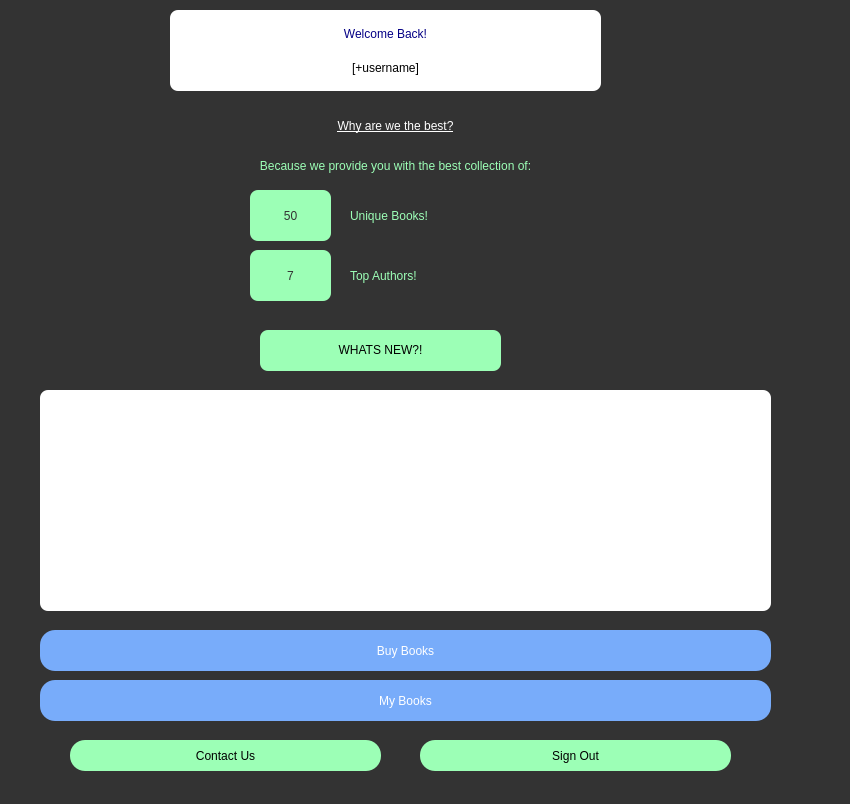
<?xml version="1.0" encoding="UTF-8"?>
<ui version="4.0">
 <class>customer_panel</class>
 <widget class="QDialog" name="customer_panel">
  <property name="geometry">
   <rect>
    <x>0</x>
    <y>0</y>
    <width>850</width>
    <height>804</height>
   </rect>
  </property>
  <property name="windowTitle">
   <string>Dialog</string>
  </property>
  <widget class="QFrame" name="frame_4">
   <property name="geometry">
    <rect>
     <x>-20</x>
     <y>-10</y>
     <width>911</width>
     <height>837</height>
    </rect>
   </property>
   <property name="styleSheet">
    <string notr="true">background-color: rgb(51, 51, 51);
</string>
   </property>
   <property name="frameShape">
    <enum>QFrame::StyledPanel</enum>
   </property>
   <property name="frameShadow">
    <enum>QFrame::Raised</enum>
   </property>
   <widget class="QFrame" name="frame_2">
    <property name="geometry">
     <rect>
      <x>190</x>
      <y>20</y>
      <width>431</width>
      <height>81</height>
     </rect>
    </property>
    <property name="styleSheet">
     <string notr="true">background: #ffffff;
border-radius: 8px;</string>
    </property>
    <property name="frameShape">
     <enum>QFrame::StyledPanel</enum>
    </property>
    <property name="frameShadow">
     <enum>QFrame::Raised</enum>
    </property>
    <layout class="QVBoxLayout" name="verticalLayout_15">
     <item>
      <widget class="QLabel" name="label_2">
       <property name="styleSheet">
        <string notr="true">color: rgb(4, 0, 133);
font: 19pt &quot;Lato&quot;;</string>
       </property>
       <property name="text">
        <string>Welcome Back!</string>
       </property>
       <property name="alignment">
        <set>Qt::AlignCenter</set>
       </property>
      </widget>
     </item>
     <item>
      <widget class="QLabel" name="username">
       <property name="styleSheet">
        <string notr="true">color: rgb(0,0,0);
font: 17pt &quot;Lato&quot;;</string>
       </property>
       <property name="text">
        <string>[+username]</string>
       </property>
       <property name="alignment">
        <set>Qt::AlignCenter</set>
       </property>
      </widget>
     </item>
    </layout>
   </widget>
   <widget class="QFrame" name="frame_9">
    <property name="geometry">
     <rect>
      <x>270</x>
      <y>200</y>
      <width>81</width>
      <height>51</height>
     </rect>
    </property>
    <property name="styleSheet">
     <string notr="true">background-color: rgb(156, 255, 182);
border-radius: 8px;</string>
    </property>
    <property name="frameShape">
     <enum>QFrame::StyledPanel</enum>
    </property>
    <property name="frameShadow">
     <enum>QFrame::Raised</enum>
    </property>
    <layout class="QVBoxLayout" name="verticalLayout_12">
     <item>
      <layout class="QVBoxLayout" name="verticalLayout_13">
       <item>
        <widget class="QLabel" name="bookNum">
         <property name="styleSheet">
          <string notr="true">color: #333333;
font: 63 23pt &quot;Lato Black&quot;;
</string>
         </property>
         <property name="text">
          <string>50</string>
         </property>
         <property name="alignment">
          <set>Qt::AlignCenter</set>
         </property>
        </widget>
       </item>
      </layout>
     </item>
    </layout>
   </widget>
   <widget class="QFrame" name="frame_6">
    <property name="geometry">
     <rect>
      <x>270</x>
      <y>260</y>
      <width>81</width>
      <height>51</height>
     </rect>
    </property>
    <property name="styleSheet">
     <string notr="true">background-color: rgb(156, 255, 182);
border-radius: 8px;</string>
    </property>
    <property name="frameShape">
     <enum>QFrame::StyledPanel</enum>
    </property>
    <property name="frameShadow">
     <enum>QFrame::Raised</enum>
    </property>
    <layout class="QHBoxLayout" name="horizontalLayout_20">
     <item>
      <layout class="QVBoxLayout" name="verticalLayout_7">
       <item>
        <widget class="QLabel" name="authorNum">
         <property name="styleSheet">
          <string notr="true">color: #333333;
font: 63 23pt &quot;Lato Black&quot;;
</string>
         </property>
         <property name="text">
          <string>7</string>
         </property>
         <property name="alignment">
          <set>Qt::AlignCenter</set>
         </property>
        </widget>
       </item>
      </layout>
     </item>
    </layout>
   </widget>
   <widget class="QPushButton" name="returnBookBtn_3">
    <property name="geometry">
     <rect>
      <x>90</x>
      <y>750</y>
      <width>311</width>
      <height>31</height>
     </rect>
    </property>
    <property name="styleSheet">
     <string notr="true">QPushButton{
border-radius:15px;
padding : 0 4px;
background: #9cffb6;
border -radius:10px;
color: rgb(0,0,0);
font: 12pt &quot;Lato&quot;;
}
QPushButton:hover:!pressed
{
border-radius:5px;
background:#ababab;
}
</string>
    </property>
    <property name="text">
     <string>Contact Us</string>
    </property>
    <property name="autoDefault">
     <bool>false</bool>
    </property>
    <property name="default">
     <bool>false</bool>
    </property>
    <property name="flat">
     <bool>true</bool>
    </property>
   </widget>
   <widget class="QPushButton" name="returnBookBtn_4">
    <property name="geometry">
     <rect>
      <x>440</x>
      <y>750</y>
      <width>311</width>
      <height>31</height>
     </rect>
    </property>
    <property name="styleSheet">
     <string notr="true">QPushButton{
border-radius:15px;
padding : 0 4px;
background: #9cffb6;
border -radius:10px;
color: rgb(0,0,0);
font: 12pt &quot;Lato&quot;;
}
QPushButton:hover:!pressed
{
border-radius:5px;
background:#ababab;
}
</string>
    </property>
    <property name="text">
     <string>Sign Out</string>
    </property>
    <property name="autoDefault">
     <bool>false</bool>
    </property>
    <property name="default">
     <bool>false</bool>
    </property>
    <property name="flat">
     <bool>true</bool>
    </property>
   </widget>
   <widget class="QFrame" name="frame_7">
    <property name="geometry">
     <rect>
      <x>60</x>
      <y>400</y>
      <width>731</width>
      <height>221</height>
     </rect>
    </property>
    <property name="styleSheet">
     <string notr="true">background-color: #ffffff;
border-radius: 8px;</string>
    </property>
    <property name="frameShape">
     <enum>QFrame::StyledPanel</enum>
    </property>
    <property name="frameShadow">
     <enum>QFrame::Raised</enum>
    </property>
    <layout class="QVBoxLayout" name="verticalLayout_5">
     <item>
      <layout class="QHBoxLayout" name="horizontalLayout_2">
       <item>
        <widget class="QLabel" name="cover_1">
         <property name="text">
          <string/>
         </property>
        </widget>
       </item>
       <item>
        <widget class="QLabel" name="cover_2">
         <property name="text">
          <string/>
         </property>
        </widget>
       </item>
       <item>
        <widget class="QLabel" name="cover_3">
         <property name="text">
          <string/>
         </property>
        </widget>
       </item>
       <item>
        <widget class="QLabel" name="cover_4">
         <property name="text">
          <string/>
         </property>
        </widget>
       </item>
      </layout>
     </item>
    </layout>
   </widget>
   <widget class="QPushButton" name="my_books">
    <property name="geometry">
     <rect>
      <x>60</x>
      <y>690</y>
      <width>731</width>
      <height>41</height>
     </rect>
    </property>
    <property name="styleSheet">
     <string notr="true">QPushButton{
border-radius:15px;
padding : 0 4px;
background: #78acfa;
border -radius:10px;
color: rgb(255, 255, 255);
font: 13pt &quot;Lato&quot;;
}
QPushButton:hover:!pressed
{

background:#ababab;
}
QToolButton
{

border-radius:10px;
bacground:red;
color:red;
}

QPushButton:pressed
{
              font-size: 19px;
              transition: 0.9s; 
}</string>
    </property>
    <property name="text">
     <string>My Books</string>
    </property>
   </widget>
   <widget class="QPushButton" name="pushButton_buy">
    <property name="geometry">
     <rect>
      <x>60</x>
      <y>640</y>
      <width>731</width>
      <height>41</height>
     </rect>
    </property>
    <property name="styleSheet">
     <string notr="true">QPushButton{
border-radius:15px;
padding : 0 4px;
background: #78acfa;
border -radius:10px;
color: rgb(255, 255, 255);
font: 13pt &quot;Lato&quot;;
}
QPushButton:hover:!pressed
{

background:#ababab;
}
QToolButton
{

border-radius:10px;
bacground:red;
color:red;
}

QPushButton:pressed
{
              font-size: 19px;
              transition: 0.9s; 
}</string>
    </property>
    <property name="text">
     <string>Buy Books</string>
    </property>
   </widget>
   <widget class="QLabel" name="label_5">
    <property name="geometry">
     <rect>
      <x>0</x>
      <y>120</y>
      <width>831</width>
      <height>31</height>
     </rect>
    </property>
    <property name="styleSheet">
     <string notr="true">text-decoration:underline;
color: rgb(255, 255, 255);
font: 17pt &quot;Lato&quot;;</string>
    </property>
    <property name="text">
     <string>Why are we the best?</string>
    </property>
    <property name="alignment">
     <set>Qt::AlignCenter</set>
    </property>
   </widget>
   <widget class="QLabel" name="label_6">
    <property name="geometry">
     <rect>
      <x>50</x>
      <y>160</y>
      <width>731</width>
      <height>31</height>
     </rect>
    </property>
    <property name="styleSheet">
     <string notr="true">color: rgb(156, 255, 182);
font: 17pt &quot;Lato&quot;;</string>
    </property>
    <property name="text">
     <string>Because we provide you with the best collection of:</string>
    </property>
    <property name="alignment">
     <set>Qt::AlignCenter</set>
    </property>
   </widget>
   <widget class="QLabel" name="label_7">
    <property name="geometry">
     <rect>
      <x>370</x>
      <y>210</y>
      <width>291</width>
      <height>31</height>
     </rect>
    </property>
    <property name="styleSheet">
     <string notr="true">color: rgb(156, 255, 182);
font: 15pt &quot;Lato&quot;;</string>
    </property>
    <property name="text">
     <string>Unique Books!</string>
    </property>
    <property name="alignment">
     <set>Qt::AlignLeading|Qt::AlignLeft|Qt::AlignVCenter</set>
    </property>
   </widget>
   <widget class="QLabel" name="label_8">
    <property name="geometry">
     <rect>
      <x>370</x>
      <y>270</y>
      <width>291</width>
      <height>31</height>
     </rect>
    </property>
    <property name="styleSheet">
     <string notr="true">color: rgb(156, 255, 182);
font: 15pt &quot;Lato&quot;;</string>
    </property>
    <property name="text">
     <string>Top Authors!</string>
    </property>
    <property name="alignment">
     <set>Qt::AlignLeading|Qt::AlignLeft|Qt::AlignVCenter</set>
    </property>
   </widget>
   <widget class="QFrame" name="frame_8">
    <property name="geometry">
     <rect>
      <x>280</x>
      <y>340</y>
      <width>241</width>
      <height>41</height>
     </rect>
    </property>
    <property name="styleSheet">
     <string notr="true">background: #9cffb6;
border-radius: 8px;</string>
    </property>
    <property name="frameShape">
     <enum>QFrame::StyledPanel</enum>
    </property>
    <property name="frameShadow">
     <enum>QFrame::Raised</enum>
    </property>
    <widget class="QLabel" name="label_9">
     <property name="geometry">
      <rect>
       <x>10</x>
       <y>10</y>
       <width>221</width>
       <height>20</height>
      </rect>
     </property>
     <property name="styleSheet">
      <string notr="true">color: rgb(0,0,0);
font: 15pt &quot;Lato Black&quot;;</string>
     </property>
     <property name="text">
      <string>WHATS NEW?!</string>
     </property>
     <property name="alignment">
      <set>Qt::AlignCenter</set>
     </property>
    </widget>
   </widget>
  </widget>
 </widget>
 <resources/>
 <connections/>
</ui>
